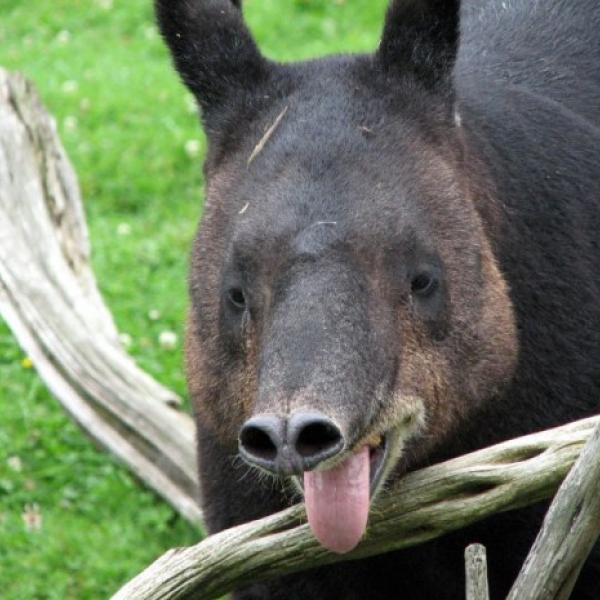
#> input picture Dataset/images/train/anta00000074.jpg, 1200 x 1200 px (shown at 1/2 size); its folder holds only this picture in this run
$ python dataAug.py
#> lines starting #> are read from the running program, lines starting #| are printed output that depends on the picture
#> further down, img is the input picture: shape (1200, 1200, 3); mean B, G, R 97.8, 120.6, 108.9
# [9 lines of commented-out code are left out]
import cv2
import random
import os
import numpy as np
from skimage.util import random_noise
from skimage import io, img_as_ubyte


def fill(img, h, w):
    img = cv2.resize(img, (h, w), cv2.INTER_CUBIC)
    return img

def horizontal_shift(img, nome, ratio=0.0):
#> called with nome = 'anta00000074.jpg', ratio = 0.7
    print(type(img))
#| <class 'numpy.ndarray'>
    if ratio > 1 or ratio < 0:
        print('Value should be less than 1 and greater than 0')
        return img
    ratio = random.uniform(-ratio, ratio)
    h, w = img.shape[:2]
#> h = 1200; w = 1200
    to_shift = w*ratio
#> to_shift = 578.6
    if ratio > 0:
        img = img[:, :int(w-to_shift), :]
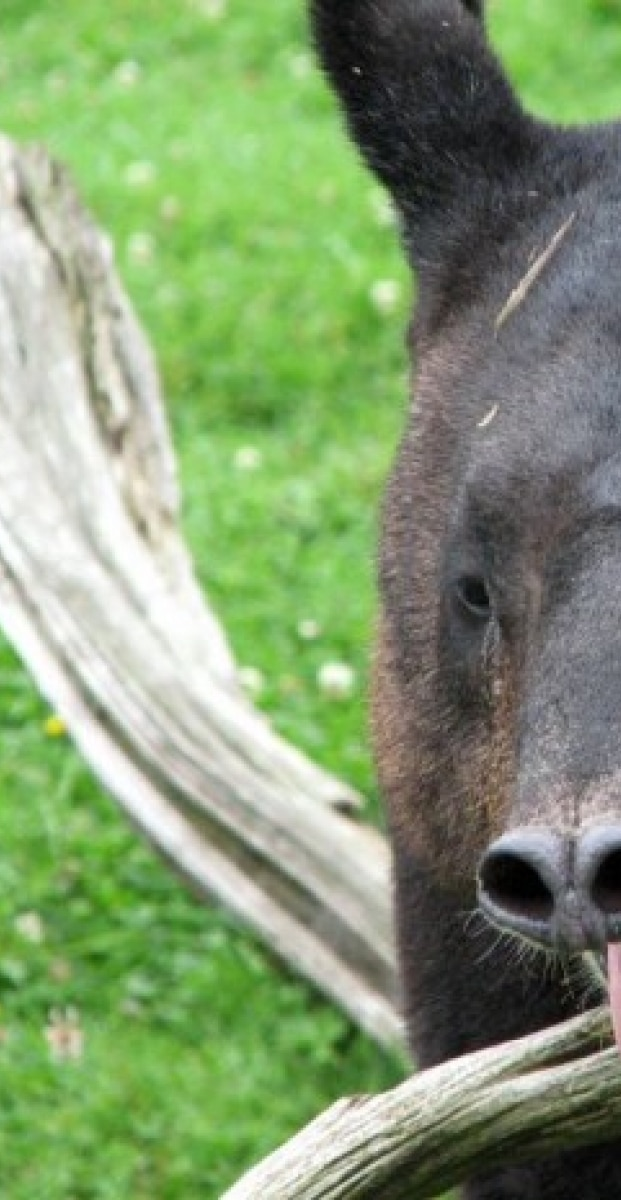
#> img: shape (1200, 621, 3); mean of channels 0, 1, 2 112.7, 154.3, 130.8; drawn as B, G, R
    if ratio < 0:
        img = img[:, int(-1*to_shift):, :]
    img = fill(img, h, w)
#> in fill, `img = cv2.resize(img, (h, w), cv2.INTER_CUBIC)`:
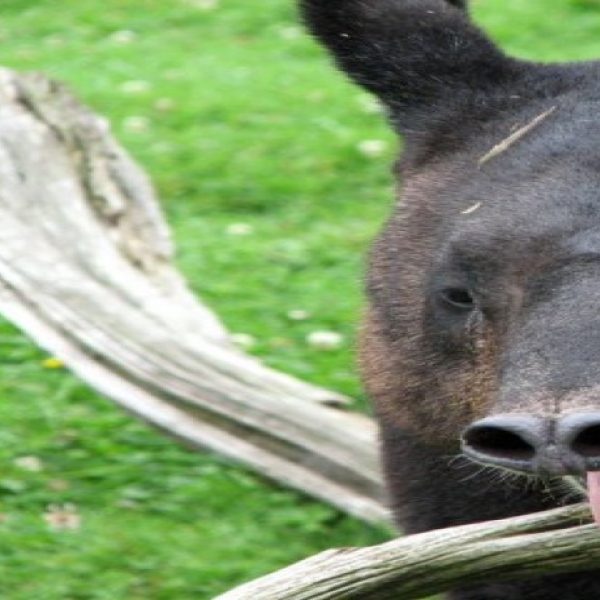
#> img: shape (1200, 1200, 3) (shown at 1/2 size); mean of channels 0, 1, 2 112.7, 154.3, 130.8; drawn as B, G, R
    cv2.imwrite("./Dataset/images/train/HS-"+nome, img)

def vertical_shift(img, nome, ratio=0.0):
#> called with nome = 'anta00000074.jpg', ratio = 0.6
    if ratio > 1 or ratio < 0:
        print('Value should be less than 1 and greater than 0')
        return img
    ratio = random.uniform(-ratio, ratio)
    h, w = img.shape[:2]
#> h = 1200; w = 1200
    to_shift = h*ratio
#> to_shift = 371.5
    if ratio > 0:
        img = img[:int(h-to_shift), :, :]
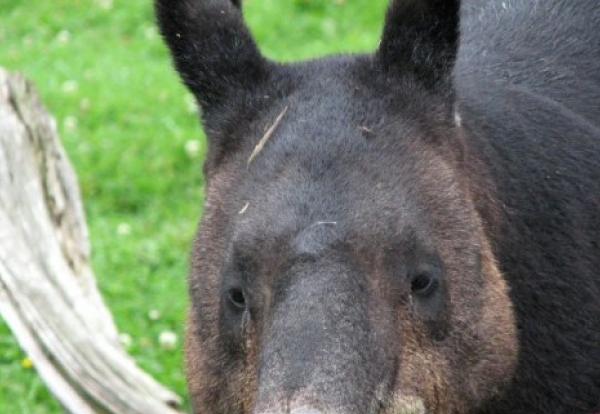
#> img: shape (828, 1200, 3) (shown at 1/2 size); mean of channels 0, 1, 2 104.6, 125.5, 113.5; drawn as B, G, R
    if ratio < 0:
        img = img[int(-1*to_shift):, :, :]
    img = fill(img, h, w)
#> call 2 of fill, with h = 1200, w = 1200
#> in fill (call 2), `img = cv2.resize(img, (h, w), cv2.INTER_CUBIC)`:
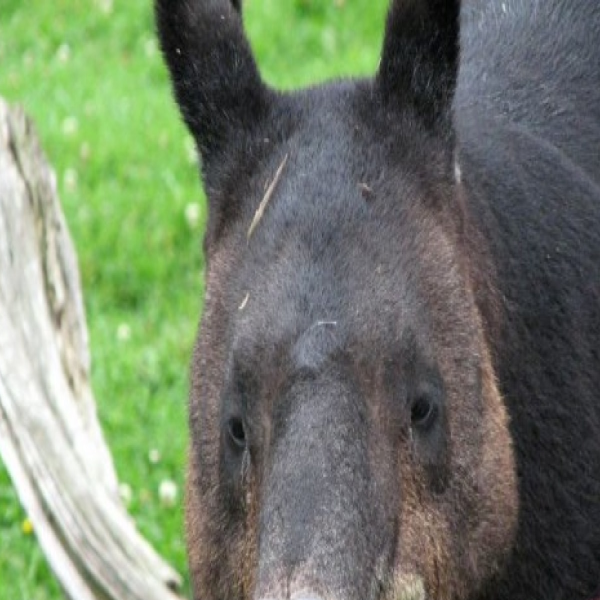
#> img: shape (1200, 1200, 3) (shown at 1/2 size); mean of channels 0, 1, 2 104.5, 125.4, 113.4; drawn as B, G, R
    cv2.imwrite("./Dataset/images/train/VS-"+nome, img)

def brightness(img, low, high, nome):
    value = random.uniform(low, high)
    hsv = cv2.cvtColor(img, cv2.COLOR_BGR2HSV)
    hsv = np.array(hsv, dtype = np.float64)
    hsv[:,:,1] = hsv[:,:,1]*value
    hsv[:,:,1][hsv[:,:,1]>255]  = 255
    hsv[:,:,2] = hsv[:,:,2]*value
    hsv[:,:,2][hsv[:,:,2]>255]  = 255
    hsv = np.array(hsv, dtype = np.uint8)
    img = cv2.cvtColor(hsv, cv2.COLOR_HSV2BGR)
    cv2.imwrite("./Dataset/images/train/BG-"+nome, img)

def horizontal_flip(img, flag, nome):
#> called with flag = True, nome = 'anta00000074.jpg'
    if flag:
        img = cv2.flip(img, 1)
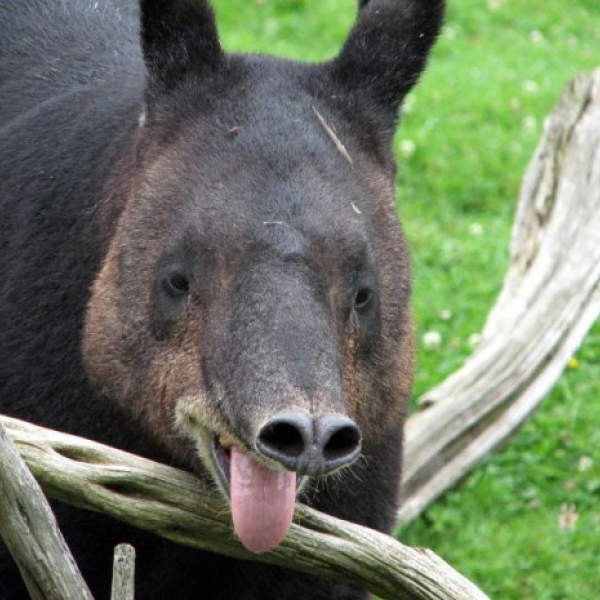
#> img: shape (1200, 1200, 3) (shown at 1/2 size); mean of channels 0, 1, 2 97.8, 120.6, 108.9; drawn as B, G, R
        cv2.imwrite("./Dataset/images/train/HF-"+nome, img)
    else:
        return img

def vertical_flip(img, flag, nome):
#> called with flag = True, nome = 'anta00000074.jpg'
    if flag:
        img = cv2.flip(img, 0)
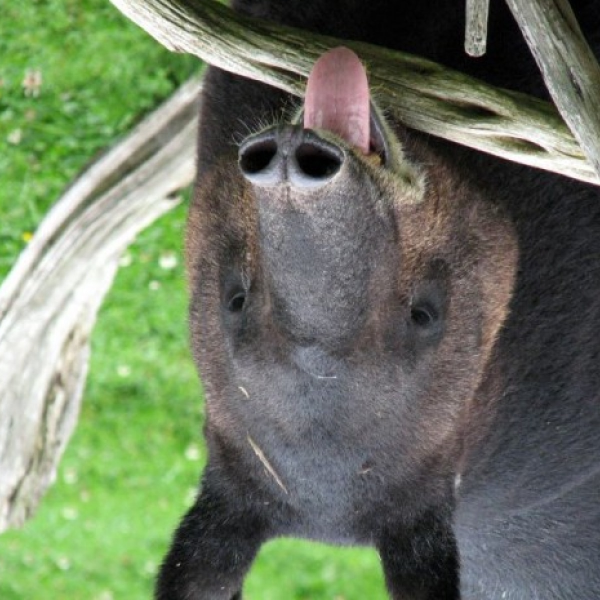
#> img: shape (1200, 1200, 3) (shown at 1/2 size); mean of channels 0, 1, 2 97.8, 120.6, 108.9; drawn as B, G, R
        cv2.imwrite("./Dataset/images/train/VF-"+nome, img)
    else:
        return img

def rotation(img, angle, nome):
#> called with angle = 45, nome = 'anta00000074.jpg'
    angle = int(random.uniform(-angle, angle))
    h, w = img.shape[:2]
#> h = 1200; w = 1200
    M = cv2.getRotationMatrix2D((int(w/2), int(h/2)), angle, 1)
    img = cv2.warpAffine(img, M, (w, h))
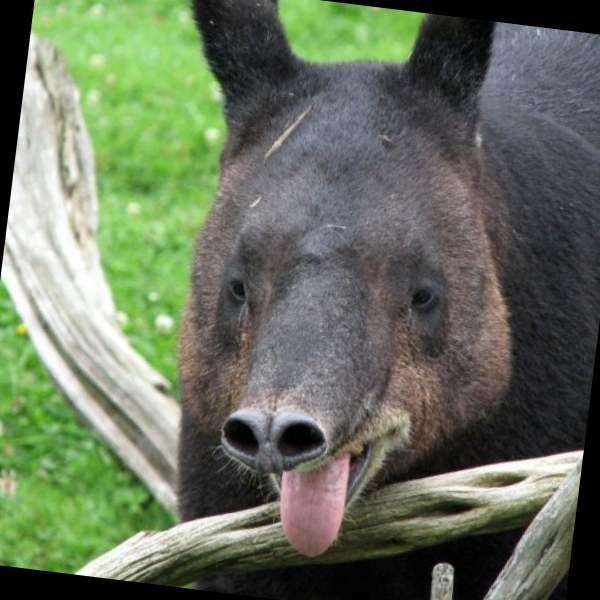
#> img: shape (1200, 1200, 3) (shown at 1/2 size); mean of channels 0, 1, 2 93.6, 114.2, 104; drawn as B, G, R
    cv2.imwrite("./Dataset/images/train/RT-"+nome, img)

def noise(img, nome):
    img = random_noise(img)
    img = img_as_ubyte(img)
    img = cv2.cvtColor(img, cv2.COLOR_BGR2RGB)
    cv2.imwrite('./Dataset/images/train/NS-'+nome, img)


#./BRA-Dataset/images/train/

#Lendo as imagens de treino
pasta = f'./Dataset/images/train'
for diretorio, subpastas, arquivos in os.walk(pasta):
    if len(arquivos) == 0:
        print("N tem imagens no images")
    else:
        for arquivo in arquivos:
            if arquivo.endswith(".jpg"):
                img = cv2.imread('./Dataset/images/train/'+arquivo)
                horizontal_shift(img, arquivo,0.7)
                vertical_shift(img, arquivo, 0.6)
                #brightness(img, 0.5, 4, arquivo)
                horizontal_flip(img, True, arquivo)
                vertical_flip(img, True, arquivo)
                rotation(img, 45, arquivo)
                #noise(img, arquivo)

$ run again, on Dataset/images/train/anta00000366.jpg
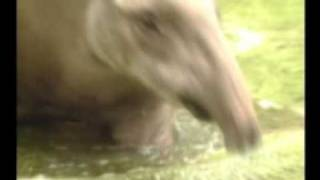
#> input picture Dataset/images/train/anta00000366.jpg, 320 x 180 px
#> img is the input picture: shape (180, 320, 3); mean B, G, R 95.6, 133.4, 140.4
#| <class 'numpy.ndarray'>
#> in vertical_flip, `img = cv2.flip(img, 0)`:
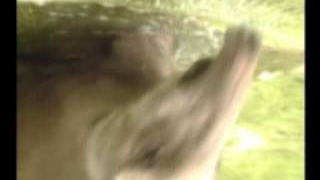
#> img: shape (180, 320, 3); mean of channels 0, 1, 2 95.6, 133.4, 140.4; drawn as B, G, R
#> in rotation, `img = cv2.warpAffine(img, M, (w, h))`:
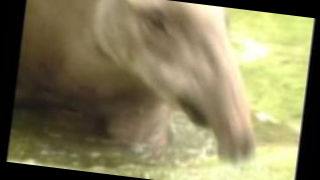
#> img: shape (180, 320, 3); mean of channels 0, 1, 2 90.4, 126.1, 133; drawn as B, G, R
